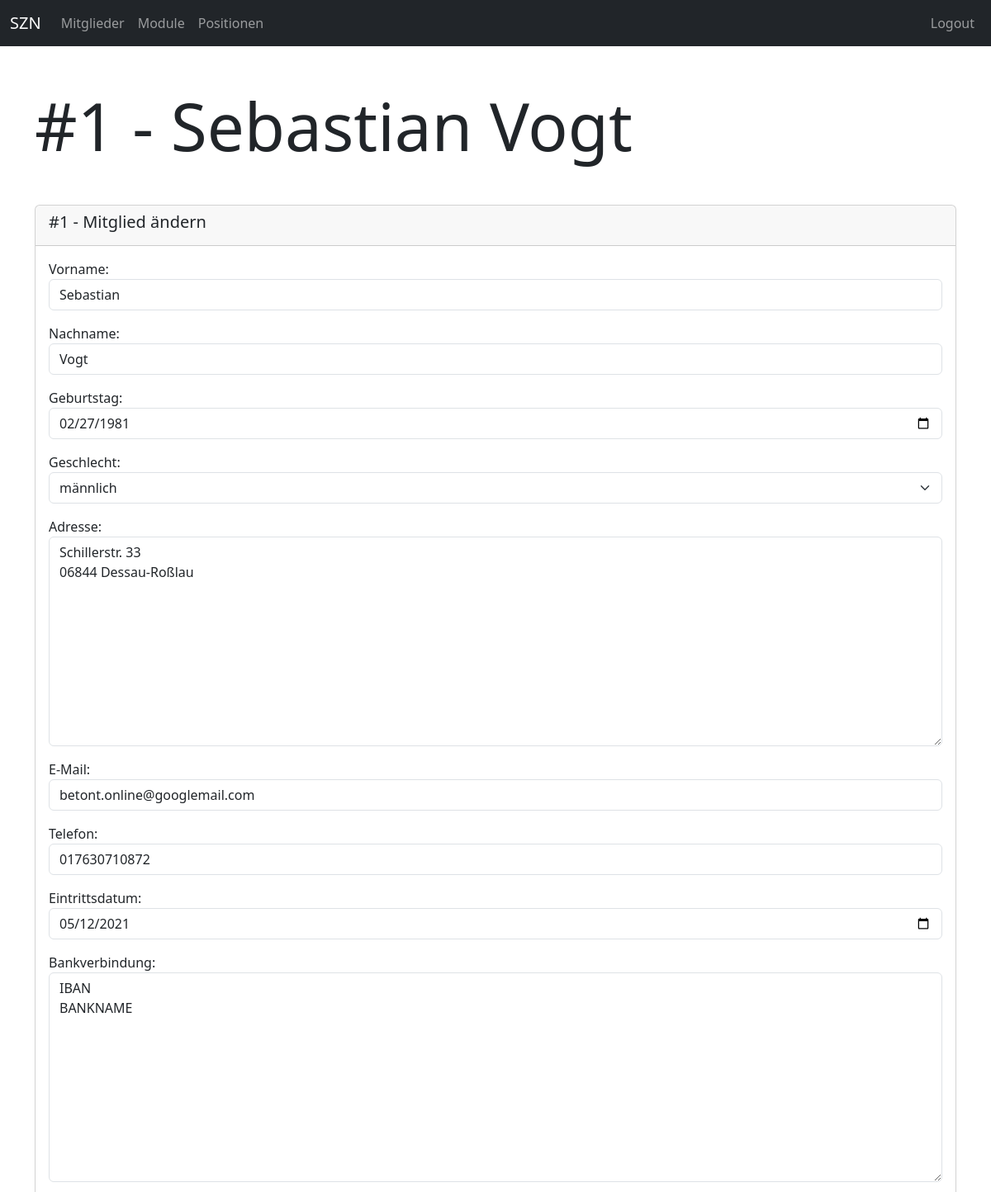
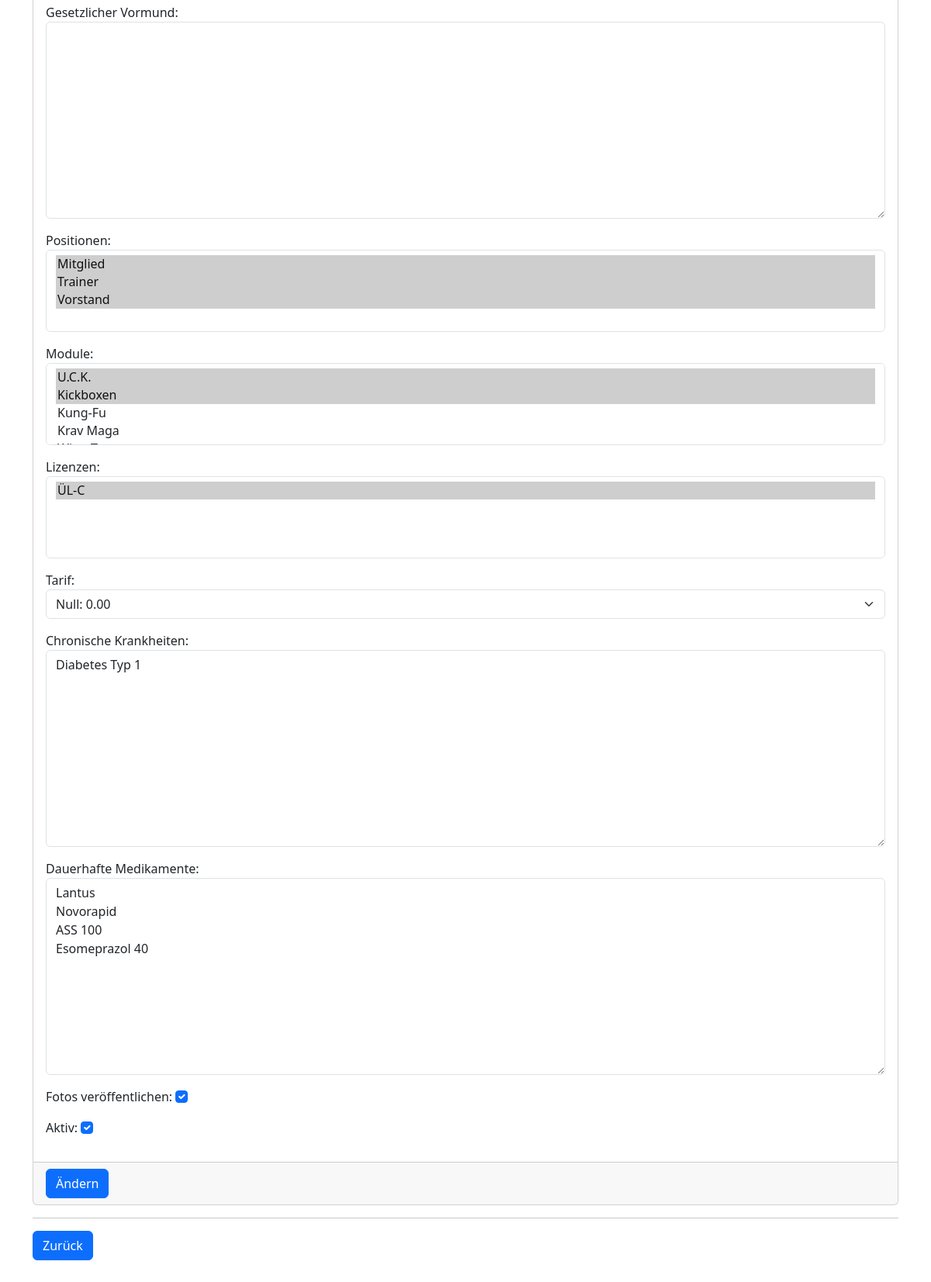
Page /members/member/update/1 (signed in) on the committed database (2 pictures, top to bottom).
### members/models.py (models this page shows, shortened)
class Member(models.Model):
    firstname = models.CharField(max_length=100)
    lastname = models.CharField(max_length=100)
    birthday = models.DateField()
    gender = models.ForeignKey(Gender, null=True, blank=True, on_delete=models.SET_NULL)
    adress = models.TextField()
    email = models.EmailField(blank=True)
    phone = models.CharField(max_length=100, blank=True)
    entry_date = models.DateField()
    account_details = models.TextField(blank=True)
    legal_representative = models.TextField(null=True, blank=True)
    positions = models.ManyToManyField(Position, blank=True)
    modules = models.ManyToManyField(Module, blank=True)
    licenses = models.ManyToManyField(License, blank=True)
    rate = models.ForeignKey(Rate, null=True, blank=True, on_delete=models.SET_NULL)
    chronic_diseases = models.TextField(null=True, blank=True)
    permanent_medication = models.TextField(null=True, blank=True)
    publish_fotos = models.BooleanField(default=False)
    is_active = models.BooleanField(default=True)
    @admin.display(description="Fullname")
    def get_fullname(self):
        return f"{self.firstname} {self.lastname}"

### members/views.py (the view)
# urls.py: path("member/update/<int:id>", views.member_update, name="members-member-update"),
def member_update(request, id):
    if not request.user.is_authenticated:
        return helpers.not_auth_redirect()
    member = get_object_or_404(models.Member, id=id)
    if request.method == "POST":
        form = forms.MemberForm(request.POST, instance=member)
        if form.is_valid():
            form.save()
            url = reverse("members-member-detail", args=[id])
            return HttpResponseRedirect(url)
    else:
        form = forms.MemberForm(instance=member)
    return render(request, "members/member_update.html", {
        "title": member.get_fullname(),
        "form": form,
        "id": id
    })

### members/models.py (called while the page is built)
    def __str__(self):
        return self.name

    def __str__(self):
        return self.name

    def __str__(self):
        return self.name

    def __str__(self):
        return self.name

    def __str__(self):
        return f"{self.name}: {self.price}"

### members/templates/members/member_update.html (shortened to what this page needs)
{% extends "base_one_col.html" %}
{% block header %}
    <div class="mb-5">
        <h1 class="display-1">#{{ id }} - {{ title }}</h1>
    </div>
{% endblock %}
{% block main %}
<form action="" method="POST">
    <div class="card">
        <div class="card-header">
            <h5>#{{ id }} - Mitglied ändern</h5>
        </div>
        <div class="card-body">
            {% for field in form %}
                <div class="mb-3">
                    {{ field.label_tag }}
                    {{ field }}
                </div>
            {% endfor %}
        </div>
        <div class="card-footer">
            <button class="btn btn-primary">Ändern</button>
        </div>
    </div>
</form>
<hr>
<button class="btn btn-primary back-link">Zurück</button>
{% endblock %}

### rows in the picture
Member: form "Sebastian" "Vogt" "02/27/1981" "männlich" "Schillerstr. 33 06844 Dessau-Roßlau" "betont.online@googlemail.com" "017630710872" "05/12/2021" "IBAN BANKNAME" "Null: 0.00" "Diabetes Typ 1" "Lantus Novorapid ASS 100 Esomeprazol 40" "☑" "☑"

### other values in the picture
{{ id }} "1"
{{ title }} "Sebastian Vogt"
{{ field.label_tag }} "Vorname:" "Nachname:" "Geburtstag:" "Geschlecht:" "Adresse:" "E-Mail:" "Telefon:" "Eintrittsdatum:" "Bankverbindung:" "Gesetzlicher Vormund:" "Positionen:" "Module:" "Lizenzen:" "Tarif:" "Chronische Krankheiten:" "Dauerhafte Medikamente:" "Fotos veröffentlichen:" "Aktiv:"
